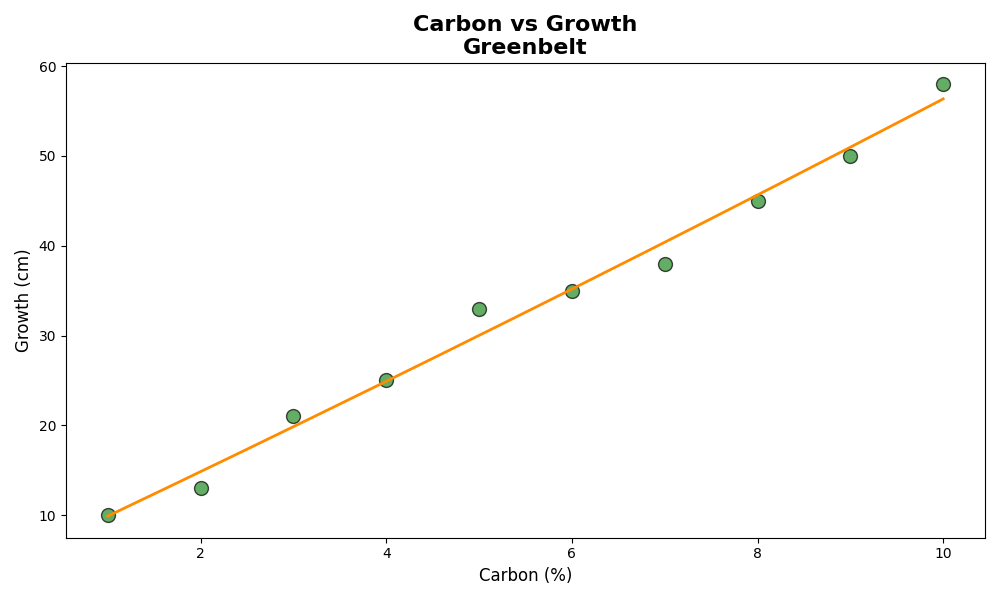

Recreate this plot in Python.
import matplotlib.pyplot as plt
import numpy as np
from numpy.polynomial.polynomial import Polynomial

soil_carbon = np.array([1, 2, 3, 4, 5, 6, 7, 8, 9, 10])
plant_height = np.array([10, 13, 21, 25, 33, 35, 38, 45, 50, 58])

coefs = np.polyfit(soil_carbon, plant_height, 2)
poly_fit = Polynomial(coefs[::-1])

x_smooth = np.linspace(soil_carbon.min(), soil_carbon.max(), 200)
y_smooth = poly_fit(x_smooth)

plt.figure(figsize=(10, 6))
plt.scatter(soil_carbon, plant_height, color='forestgreen', s=100, edgecolor='black', alpha=0.7)
plt.plot(x_smooth, y_smooth, color='darkorange', linewidth=2)

plt.title("Carbon vs Growth\nGreenbelt", fontsize=16, fontweight='bold')
plt.xlabel("Carbon (%)", fontsize=12)
plt.ylabel("Growth (cm)", fontsize=12)

plt.tight_layout()

plt.show()
